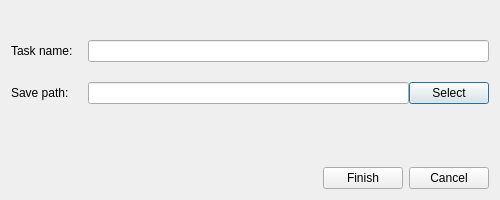
<?xml version="1.0" encoding="UTF-8"?>
<ui version="4.0">
 <class>NewTaskDialog</class>
 <widget class="QDialog" name="NewTaskDialog">
  <property name="geometry">
   <rect>
    <x>0</x>
    <y>0</y>
    <width>500</width>
    <height>200</height>
   </rect>
  </property>
  <property name="minimumSize">
   <size>
    <width>500</width>
    <height>200</height>
   </size>
  </property>
  <property name="windowTitle">
   <string>Create new task</string>
  </property>
  <layout class="QVBoxLayout" name="verticalLayout">
   <property name="topMargin">
    <number>40</number>
   </property>
   <item>
    <layout class="QGridLayout" name="gridLayout">
     <property name="horizontalSpacing">
      <number>15</number>
     </property>
     <property name="verticalSpacing">
      <number>20</number>
     </property>
     <item row="0" column="0">
      <widget class="QLabel" name="label">
       <property name="text">
        <string>Task name:</string>
       </property>
      </widget>
     </item>
     <item row="0" column="1">
      <widget class="QLineEdit" name="ledit_task_name"/>
     </item>
     <item row="1" column="0">
      <widget class="QLabel" name="label_2">
       <property name="text">
        <string>Save path:</string>
       </property>
      </widget>
     </item>
     <item row="1" column="1">
      <layout class="QHBoxLayout" name="horizontalLayout">
       <item>
        <widget class="QLineEdit" name="ledit_save_path"/>
       </item>
       <item>
        <widget class="QPushButton" name="btn_select_path">
         <property name="focusPolicy">
          <enum>Qt::FocusPolicy::TabFocus</enum>
         </property>
         <property name="text">
          <string>Select</string>
         </property>
        </widget>
       </item>
      </layout>
     </item>
    </layout>
   </item>
   <item>
    <spacer name="verticalSpacer">
     <property name="orientation">
      <enum>Qt::Orientation::Vertical</enum>
     </property>
     <property name="sizeType">
      <enum>QSizePolicy::Policy::MinimumExpanding</enum>
     </property>
     <property name="sizeHint" stdset="0">
      <size>
       <width>20</width>
       <height>40</height>
      </size>
     </property>
    </spacer>
   </item>
   <item>
    <layout class="QHBoxLayout" name="horizontalLayout_2">
     <item>
      <spacer name="horizontalSpacer">
       <property name="orientation">
        <enum>Qt::Orientation::Horizontal</enum>
       </property>
       <property name="sizeHint" stdset="0">
        <size>
         <width>40</width>
         <height>20</height>
        </size>
       </property>
      </spacer>
     </item>
     <item>
      <widget class="QPushButton" name="btn_finished">
       <property name="text">
        <string>Finish</string>
       </property>
      </widget>
     </item>
     <item>
      <widget class="QPushButton" name="btn_cancel">
       <property name="text">
        <string>Cancel</string>
       </property>
      </widget>
     </item>
    </layout>
   </item>
  </layout>
 </widget>
 <resources/>
 <connections/>
</ui>
